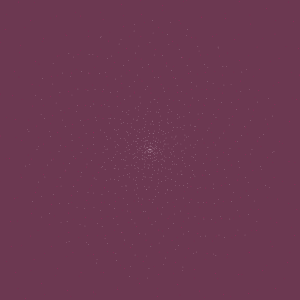
Frame 1 (no input)
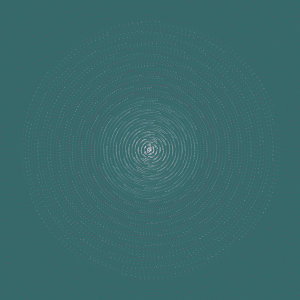
Frame 60 (no input)
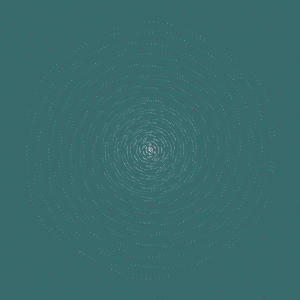
Frame 120 (the mouse pressed at the canvas centre since frame 60)

The p5.js sketch that drew these frames (run headless with seeded random() and noise() and a simulated clock; from frame 60 on, the mouse is pressed at the canvas centre):

// p5.js sketch
// ── sketch.js
var start = 0;
var alph = 0;
var alph1 = 0;
function setup() {
  createCanvas(300, 300);
  smooth();
  background(108, 56, 81);
}

function draw() {
  if (start < 500) {
    background(56, 107, 108, alph);
    // background(0, 0, 0, alph);
    alph += 0.5
  } else if (start > 1000 && !(start > 2000)) {
    // background(108, 56, 81, alph);
    background(108, 56, 81, alph1);
    alph1 += 0.5;
  } else if (start > 2000) {
    start = 0;
  }
  
  translate(width/2, height/2);
  angleMode(DEGREES);
  rotate(start+=1);
  angleMode(RADIANS);
  noStroke()
  
  fill(175, 13, 89);
  var rad = 50;
  for (var i = 0; i < 360; i++) {
    
    rad += 0.5;
    var x = 0 + sin(i)*rad;
    var y = 0 + cos(i)*rad;
    ellipse(x, y, 0.5, 0.5);
  }
  
  fill(253, 0, 119);
  for (var i = 0; i < 360; i++) {
    
    rad -= 0.5;
    var x = 0 + sin(i)*(rad + 5);
    var y = 0 + cos(i)*(rad + 5);
    ellipse(x, y, 0.5, 0.5);
  }
  
  var rad2 = 50;
  
  fill(226, 187, 205);
  for (var i = 0; i < 360; i++) {
    
    rad2 -= 0.5;
    var x = 0 + sin(i)*rad2;
    var y = 0 + cos(i)*rad2;
    ellipse(x, y, 0.5, 0.5);
  }
  
  fill(238, 231, 235);
  for (var i = 0; i < 360; i++) {
    
    rad2 += 0.5;
    var x = 0 + sin(i)*rad2;
    var y = 0 + cos(i)*rad2;
    ellipse(x, y, 0.5, 0.5);
  }
  
  start++;
}
